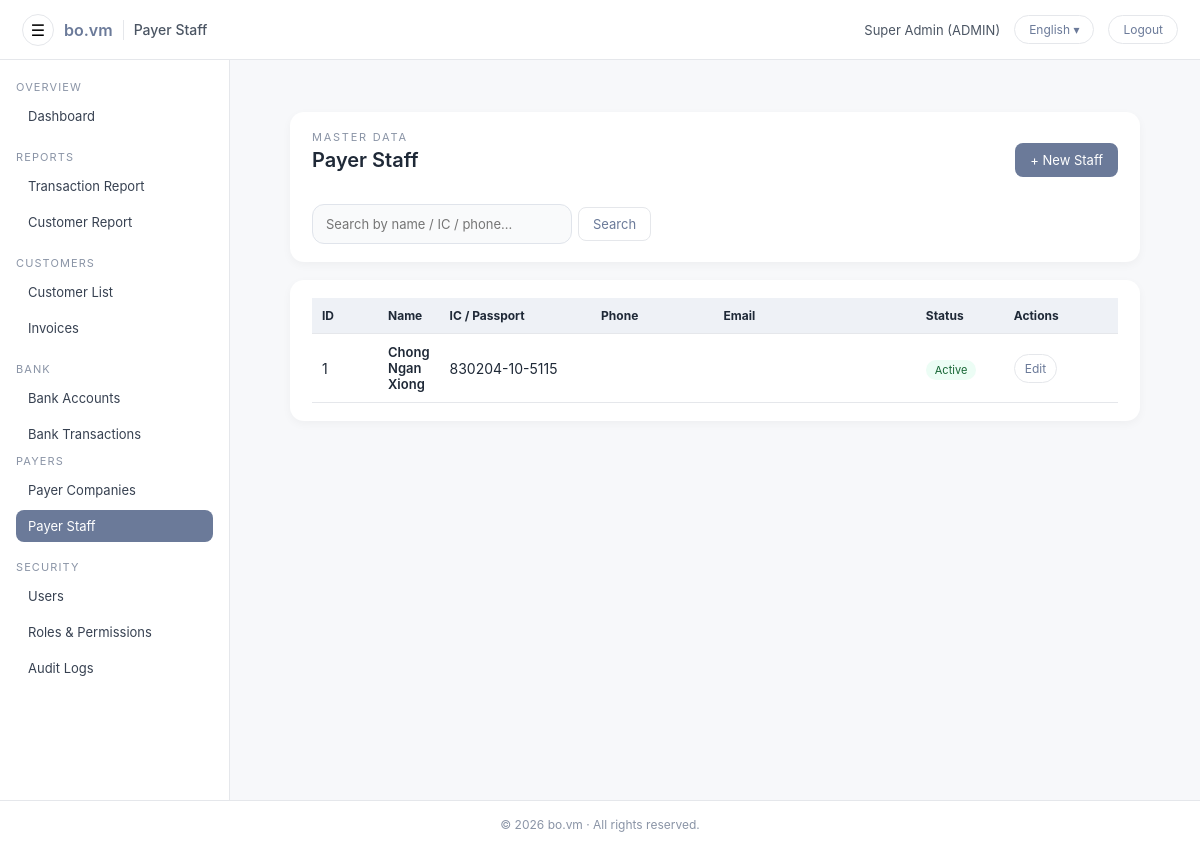
The page /admin/payers/payer_staff_list.php (signed in) on the database its author committed.
### tables this page shows
CREATE TABLE `users` (
  `id` int(11) NOT NULL AUTO_INCREMENT,
  `username` varchar(100) NOT NULL,
  `password_hash` varchar(255) NOT NULL,
  `full_name` varchar(255) NOT NULL,
  `email` varchar(255) DEFAULT NULL,
  `phone` varchar(50) DEFAULT NULL,
  `nric` varchar(50) DEFAULT NULL,
  `role` enum('ADMIN','CUSTOMER') NOT NULL DEFAULT 'CUSTOMER',
  `customer_id` int(11) DEFAULT NULL,
  `must_change_password` tinyint(1) NOT NULL DEFAULT 1,
  `is_active` tinyint(1) NOT NULL DEFAULT 1,
  `last_login_at` datetime DEFAULT NULL,
  `created_at` datetime NOT NULL DEFAULT current_timestamp(),
  `updated_at` datetime DEFAULT NULL ON UPDATE current_timestamp(),
  PRIMARY KEY (`id`),
  UNIQUE KEY `uq_users_username` (`username`),
  KEY `fk_users_customer` (`customer_id`),
  CONSTRAINT `fk_users_customer` FOREIGN KEY (`customer_id`) REFERENCES `customers` (`id`) ON DELETE SET NULL ON UPDATE CASCADE
);

CREATE TABLE `payer_company_staff` (
  `id` int(10) unsigned NOT NULL AUTO_INCREMENT,
  `payer_company_id` int(10) unsigned DEFAULT NULL,
  `staff_name` varchar(255) NOT NULL,
  `phone` varchar(50) DEFAULT NULL,
  `email` varchar(120) DEFAULT NULL,
  `ic_no` varchar(50) DEFAULT NULL,
  `is_active` tinyint(1) NOT NULL DEFAULT 1,
  `created_at` datetime DEFAULT current_timestamp(),
  `updated_at` datetime DEFAULT NULL ON UPDATE current_timestamp(),
  PRIMARY KEY (`id`),
  KEY `idx_company` (`payer_company_id`),
  CONSTRAINT `fk_pcs_company` FOREIGN KEY (`payer_company_id`) REFERENCES `payer_companies` (`id`) ON DELETE SET NULL ON UPDATE CASCADE
);

### app/helpers.php (called while the page is built, shortened)
<?php
if (!function_exists('h')) {
    function h($v): string {
        return htmlspecialchars((string)$v, ENT_QUOTES, 'UTF-8');
    }
}
if (!function_exists('url')) {
    function url(string $path = ''): string {
        $base = defined('BASE_URL') ? rtrim(BASE_URL, '/') : '';
        $path = ltrim($path, '/');
        return ($base ?: '') . '/' . $path;
    }
}

### config/i18n.php (called while the page is built, shortened)
<?php
$lang = $_SESSION['lang'] ?? 'en';
$__translations = [];
$path = __DIR__ . '/../lang/' . $lang . '.php';
if (file_exists($path)) {
    $__translations = require $path;
}
function __tr_find(array $arr, string $key): mixed
{
    if (strpos($key, '.') !== false) {
        $parts = explode('.', $key);
        $cur   = $arr;
        foreach ($parts as $p) {
            if (!is_array($cur) || !array_key_exists($p, $cur)) {
                return null;
            }
            $cur = $cur[$p];
        }
        return $cur;
    }
    return null;
}
function t(string $key, array|string $vars = [], string $fallback = ''): string
{
    global $__translations;
    $text = $fallback;
    $found = __tr_find($__translations, $key);
    if (is_string($found)) {
        $text = $found;
    }
    return $text;
}

### app/auth.php (called while the page is built, shortened)
<?php
require_once __DIR__ . '/../app/helpers.php';
function current_user(): ?array
{
    static $cached = null;
    if ($cached !== null) {
        return $cached;
    }
    $uid = (int)($_SESSION['user_id'] ?? 0);
    $pdo = get_pdo();
    $st  = $pdo->prepare("SELECT * FROM users WHERE id = :id AND is_active = 1");
    $st->execute([':id' => $uid]);
    $row = $st->fetch();
    return $cached = ($row ?: null);
}
function require_admin(): void
{
    $u = current_user();
}

### public/admin/payers/payer_staff_list.php (the view, shortened to what this page needs)
<?php
require_once __DIR__ . '/../../../config/bootstrap.php';
require_admin();
$pdo = get_pdo();
$pdo->setAttribute(PDO::ATTR_DEFAULT_FETCH_MODE, PDO::FETCH_ASSOC);
$hasT = function_exists('t');
$search = trim($_GET['q'] ?? '');
$sql = "
    SELECT s.*
      FROM payer_company_staff s
";
$params = [];
$sql .= " ORDER BY s.staff_name ASC, s.id ASC";
if ($params) {
    $st = $pdo->prepare($sql);
    $st->execute($params);
} else {
    $st = $pdo->query($sql);
}
$staff = $st->fetchAll();
$page_title = $hasT
    ? t('admin.payer_staff.title', [], 'Payer Staff')
    : 'Payer Staff';
include __DIR__ . '/../include/header.php';
?>
<div class="admin-main">
  <div class="admin-main-inner">
    <div class="admin-card" style="margin-bottom:18px;">
      <div class="admin-card-header">
        <div>
          <div class="form-page-eyebrow">
            <?= h($hasT ? t('admin.payer_staff.eyebrow', [], 'Master data') : 'Master data') ?>
          </div>
          <h1 class="page-title"><?= h($page_title) ?></h1>
        </div>
        <div>
          <a href="<?= h(url('admin/payers/payer_staff_edit.php?id=0')) ?>" class="btn btn-primary">
            <?= h($hasT ? t('admin.payer_staff.action.new', [], '+ New Staff') : '+ New Staff') ?>
          </a>
        </div>
      </div>
      <div style="display:flex;justify-content:space-between;align-items:center;margin-top:12px;gap:10px;">
        <form method="get" action="<?= h(url('admin/payers/payer_staff_list.php')) ?>"
              style="display:flex;align-items:center;gap:6px;">
          <input
            type="text"
            name="q"
            class="form-control"
            style="width:260px;"
            placeholder="<?= h($hasT ? t('admin.payer_staff.search.ph', [], 'Search by name / IC / phone...') : 'Search by name / IC / phone...') ?>"
            value="<?= h($search) ?>"
          >
          <button type="submit" class="btn btn-light">
            <?= h($hasT ? t('admin.common.search', [], 'Search') : 'Search') ?>
          </button>
        </form>
      </div>
    </div>
    <div class="admin-card">
      <table class="table">
        <thead>
          <tr>
            <th style="width:70px;"><?= h($hasT ? t('admin.payer_staff.col.id', [], 'ID') : 'ID') ?></th>
            <th><?= h($hasT ? t('admin.payer_staff.col.name', [], 'Name') : 'Name') ?></th>
            <th style="width:160px;"><?= h($hasT ? t('admin.payer_staff.col.ic', [], 'IC / Passport') : 'IC / Passport') ?></th>
            <th style="width:130px;"><?= h($hasT ? t('admin.payer_staff.col.phone', [], 'Phone') : 'Phone') ?></th>
            <th style="width:220px;"><?= h($hasT ? t('admin.payer_staff.col.email', [], 'Email') : 'Email') ?></th>
            <th style="width:90px;"><?= h($hasT ? t('admin.payer_staff.col.status', [], 'Status') : 'Status') ?></th>
            <th style="width:120px;"><?= h($hasT ? t('admin.common.actions', [], 'Actions') : 'Actions') ?></th>
          </tr>
        </thead>
        <tbody>
        <?php if (!$staff): ?>
          <tr>
            <td colspan="7" style="padding:16px; color:#6b7280; font-size:13px;">
              <?= h($hasT ? t('admin.payer_staff.empty', [], 'No payer staff found.') : 'No payer staff found.') ?>
            </td>
          </tr>
        <?php else: ?>
          <?php foreach ($staff as $s): ?>
            <?php
              $isActive = isset($s['is_active']) ? (int)$s['is_active'] : 1;
              $editUrl  = url('admin/payers/payer_staff_edit.php?id=' . (int)$s['id']);
            ?>
            <tr>
              <td><?= (int)$s['id'] ?></td>
              <td>
                <div style="font-size:13px; font-weight:600;">
                  <?= h($s['staff_name'] ?? '') ?>
                </div>
              </td>
              <td><?= h($s['ic_no'] ?? '') ?></td>
              <td><?= h($s['phone'] ?? '') ?></td>
              <td><?= h($s['email'] ?? '') ?></td>
              <td>
                <?php if ($isActive === 1): ?>
                  <span style="font-size:11px; padding:3px 9px; border-radius:999px;
                               background:#ecfdf5; color:#166534;">
                    <?= h($hasT ? t('admin.payer_staff.status.active', [], 'Active') : 'Active') ?>
                  </span>
                <?php endif; ?>
              </td>
              <td>
                <a href="<?= h($editUrl) ?>" class="btn btn-light btn-sm">
                  <?= h($hasT ? t('admin.common.edit', [], 'Edit') : 'Edit') ?>
                </a>
              </td>
            </tr>
          <?php endforeach; ?>
        <?php endif; ?>
        </tbody>
      </table>
    </div>
  </div>
</div>
<?php include __DIR__ . '/../include/footer.php'; ?>

### public/admin/include/header.php (shortened to what this page needs)
<?php
$u = current_user();
$page_title = $page_title ?? 'Admin';
$currentLang = $_SESSION['lang'] ?? 'en';
$langLabelMap = [
  'en' => 'English',
  'ms' => 'Malay',
  'zh' => '中文',
];
$displayLang = $langLabelMap[$currentLang] ?? 'English';
?>
<!DOCTYPE html>
<html lang="<?= h($currentLang) ?>">
<head>
  <link rel="stylesheet" href="<?= h(url('admin/assets/style.css')) ?>">
  <link rel="stylesheet" href="<?= h(url('admin/assets/css/admin-actions-menu.css')) ?>">
  <link rel="stylesheet" href="<?= h(url('public/assets/css/date_range.css')) ?>">
</head>
<body class="admin-body">
  <header class="admin-topbar">
    <div class="topbar-left">
      <button id="sidebarToggle"
        class="topbar-toggle"
        type="button"
        aria-label="<?= h(function_exists('t') ? t('admin.header.toggle_sidebar', [], 'Toggle sidebar') : 'Toggle sidebar') ?>">☰</button>
      <span class="topbar-logo">bo.vm</span>
      <span class="topbar-app-title"><?= h($page_title) ?></span>
    </div>
    <div class="topbar-right">
      <span class="topbar-user">
        <?= h($u['full_name'] ?? $u['username']) ?> (<?= h($u['role']) ?>)
      </span>
      <div class="lang-wrap">
        <button id="adminLangToggle" class="btn-topbar">
          <?= h($displayLang) ?> ▾
        </button>
      </div>
      <a class="btn-topbar" href="<?= h(url('logout.php')) ?>">
        <?= h(function_exists('t') ? t('admin.header.logout', [], 'Logout') : 'Logout') ?>
      </a>
    </div>
  </header>
  <div class="admin-shell">
    <?php include __DIR__ . '/sidebar.php'; ?>
    <main class="admin-main">
      <div class="admin-main-inner">

### public/admin/assets/style.css (style rules this page uses)
:root { --bg: #f7f8fa; --panel: #ffffff; --primary: #6b7a99; --primary-hover: #56627d; --primary-soft: #eef1f6; --text: #1f2937; --muted: #8a94a6; --border: #e5e7eb; --sidebar-bg-top: #ffffff; --sidebar-bg-bottom: #ffffff; }
* { margin: 0; padding: 0; box-sizing: border-box; font-family: "Inter", system-ui, -apple-system, BlinkMacSystemFont, "Segoe UI", sans-serif; }
body { background: var(--bg); color: var(--text); font-size: 14px; }
.admin-topbar { height: 60px; background: #ffffff; border-bottom: 1px solid var(--border); padding: 0 22px; display: flex; align-items: center; justify-content: space-between; }
.topbar-left { display: flex; align-items: center; gap: 10px; }
.topbar-logo { font-size: 16px; font-weight: 600; color: var(--primary); }
.topbar-app-title { font-size: 14px; font-weight: 500; color: #4b5563; }
.topbar-right { display: flex; align-items: center; gap: 14px; }
.topbar-user { font-size: 13px; color: #4b5563; }
.btn-topbar { padding: 6px 14px; border-radius: 20px; border: 1px solid var(--border); background: #ffffff; color: var(--primary); text-decoration: none; font-size: 12px; }
.topbar-toggle { border: 1px solid var(--border); background: #ffffff; border-radius: 999px; width: 32px; height: 32px; font-size: 16px; cursor: pointer; display: flex; align-items: center; justify-content: center; }
.admin-shell { display: flex; min-height: calc(100vh - 60px); }
.admin-main { flex: 1; padding: 26px 30px; display: flex; flex-direction: column; }
.admin-main-inner { width: 100%; }
.page-title { font-size: 20px; font-weight: 600; margin-bottom: 18px; }
.admin-card { background: var(--panel); padding: 18px 22px; border-radius: 14px; box-shadow: 0 3px 10px rgba(0,0,0,0.04); margin-bottom: 20px; }
.admin-card-header { display: flex; justify-content: space-between; align-items: center; margin-bottom: 14px; }
.table { width: 100%; border-collapse: collapse; }
.table th { text-align: left; padding: 10px; background: var(--primary-soft); color: var(--text); border-bottom: 1px solid var(--border); font-size: 12px; }
.table td { padding: 10px; border-bottom: 1px solid var(--border); }
.btn { display: inline-block; padding: 8px 14px; border-radius: 8px; text-decoration: none; font-size: 13px; cursor: pointer; border: 1px solid transparent; }
.btn-sm { padding: 6px 10px; font-size: 12px; border-radius: 999px; }
.btn-primary { background: var(--primary); color: #ffffff; }
.btn-light { background: #ffffff; color: var(--primary); border: 1px solid var(--border); }
.form-page-eyebrow { font-size: 11px; letter-spacing: .16em; text-transform: uppercase; color: var(--muted); margin-bottom: 4px; }
.form-control { width: 100%; height: 40px; padding: 9px 13px; background: #f9fafb; border: 1px solid #e0e4eb; border-radius: 12px; font-size: 13px; color: #1f2937; transition: all 0.18s ease; outline: none; }
.admin-body { padding-top: 0 !important; }
.admin-shell { margin-top: 0 !important; padding-top: 0 !important; }

### public/admin/include/header.php (style rules this page uses)
.lang-wrap { position: relative; }

### rows shown on the page
users: full_name "Super Admin", role "ADMIN"
payer_company_staff: id "1", staff_name "Chong Ngan Xiong", ic_no "830204-10-5115"

### other values the page prints
$page_title "Payer Staff"
$displayLang "English"
$hasT ? t('admin.nav.section.overview', [], 'OVERVIEW') : 'OVERVIEW' "OVERVIEW"
$hasT ? t('admin.nav.dashboard', [], 'Dashboard') : 'Dashboard' "Dashboard"
$hasT ? t('admin.nav.section.reports', [], 'REPORTS') : 'REPORTS' "REPORTS"
$hasT ? t('admin.nav.customer_invoices', [], 'Invoices') : 'Invoices' "Invoices"
$hasT ? t('admin.nav.section.bank', [], 'BANK') : 'BANK' "BANK"
$hasT ? t('admin.nav.section.payers', [], 'PAYERS') : 'PAYERS' "PAYERS"
$hasT ? t('admin.nav.payer_staff', [], 'Payer Staff') : 'Payer Staff' "Payer Staff"
$hasT ? t('admin.nav.section.security', [], 'SECURITY') : 'SECURITY' "SECURITY"
$hasT ? t('admin.nav.users', [], 'Users') : 'Users' "Users"
$hasT ? t('admin.nav.audit_logs', [], 'Audit Logs') : 'Audit Logs' "Audit Logs"
$hasT ? t('admin.common.search', [], 'Search') : 'Search' "Search"
$hasT ? t('admin.payer_staff.col.id', [], 'ID') : 'ID' "ID"
$hasT ? t('admin.payer_staff.col.name', [], 'Name') : 'Name' "Name"
